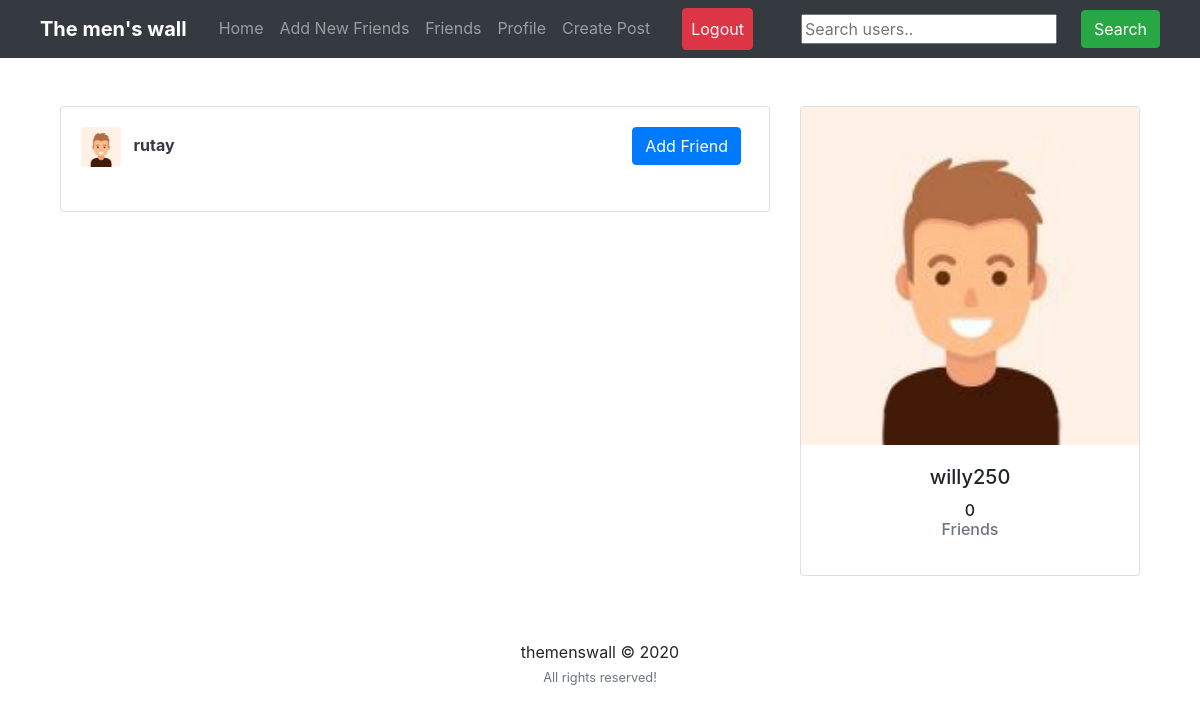
/users/ (signed in), run on the app's committed database.
### users/models.py (models this page shows)
class Profile(models.Model):
	user = models.OneToOneField(User, on_delete=models.CASCADE)
	image = models.ImageField(default='default.png', upload_to='profile_pics')
	slug = AutoSlugField(populate_from='user')
	bio = models.CharField(max_length=255, blank=True)
	friends = models.ManyToManyField("Profile", blank=True)
	def __str__(self):
		return str(self.user.username)
	def get_absolute_url(self):
		return "/users/{}".format(self.slug)

### users/views.py (the view)
# urls.py: path('users/', user_views.users_list, name='users_list'),
@login_required
def users_list(request):
    users = Profile.objects.exclude(user=request.user)
    sent_friend_requests = FriendRequest.objects.filter(from_user=request.user)
    my_friends = request.user.profile.friends.all()
    sent_to = []
    friends = []
    for user in my_friends:
        friend = user.friends.all()
        for f in friend:
            if f in friends:
                friend = friend.exclude(user=f.user)
        friends += friend
    for i in my_friends:
        if i in friends:
            friends.remove(i)
    if request.user.profile in friends:
        friends.remove(request.user.profile)
    random_list = random.sample(list(users), min(len(list(users)), 10))
    for r in random_list:
        if r in friends:
            random_list.remove(r)
    friends += random_list
    for i in my_friends:
        if i in friends:
            friends.remove(i)
    for se in sent_friend_requests:
        sent_to.append(se.to_user)
    context = {
        'users': friends,
        'sent': sent_to
    }
    return render(request, "users/users_list.html", context)

### feed/views.py (called while the page is built)
def CountNotifications(request):
	count_notifications = 0
	if request.user.is_authenticated:
		count_notifications = Notification.objects.filter(user=request.user, is_seen=False).count()
	return {'count_notifications':count_notifications}

def GetProfile(request):
	you = ''
	if request.user.is_authenticated:
		p = request.user.profile
		you = p.user
	return {'profile':you}

### users/templates/users/users_list.html (shortened to what this page needs)
{% extends "feed/layout.html" %} {% load static %}{% block searchform %}
<form
  class="form-inline my-2 my-lg-0 ml-5"
  action="{% url 'search_users' %}"
  method="get"
>
  <input name="q" type="text" placeholder="Search users.." />
  <button class="btn btn-success my-2 my-sm-0 ml-4" type="submit">
    Search
  </button>
</form>
{% endblock searchform %} {% block content %}
<div class="container">
  <div class="row">
    <div class="col-md-8">
      {% if users %}
      <div class="card card-signin my-5">
        <div class="card-body">
          {% for user_p in users %}
          <a href="{{ user_p.get_absolute_url }}"
            ><img
              src="{{ user_p.image.url }}"
              class="rounded mr-2"
              width="40"
              height="40"
              alt=""
          /></a>
          <a class="text-dark" href="{{ user_p.get_absolute_url }}"
            ><b>{{ user_p }}</b></a
          >
          {% if not user_p.user in sent %}
          <small class="float-right">
            <a
              class="btn btn-primary mr-2"
              href="{% url 'send_friend_request' user_p.id %}"
              >Add Friend</a
            >
          </small>
          {% endif %}
          <br /><br />
          {% endfor %}
        </div>
      </div>
      {% else %}
      <h5><i>No new people to add now! Please come back later!</i></h5>
      {% endif %}
    </div>
    <div class="col-md-4">
      <div class="card card-signin my-5">
        <a href="{{ request.user.profile.get_absolute_url }}"
          ><img
            class="card-img-top"
            src="{{ request.user.profile.image.url }}"
            alt=""
        /></a>
        <div class="card-body">
          <h5 class="card-title text-center">{{ request.user }}</h5>
          <h6 class="text-center">
            {{ request.user.profile.friends.count }}
            <p class="text-muted">Friends</p>
          </h6>
        </div>
      </div>
    </div>
  </div>
  {% endblock content %}

### data on the page
Profile: image (placeholder picture), user.username "rutay", shows "Add Friend"

### other printed values
{{ request.user }} "willy250"
{{ request.user.profile.friends.count }} "0"
